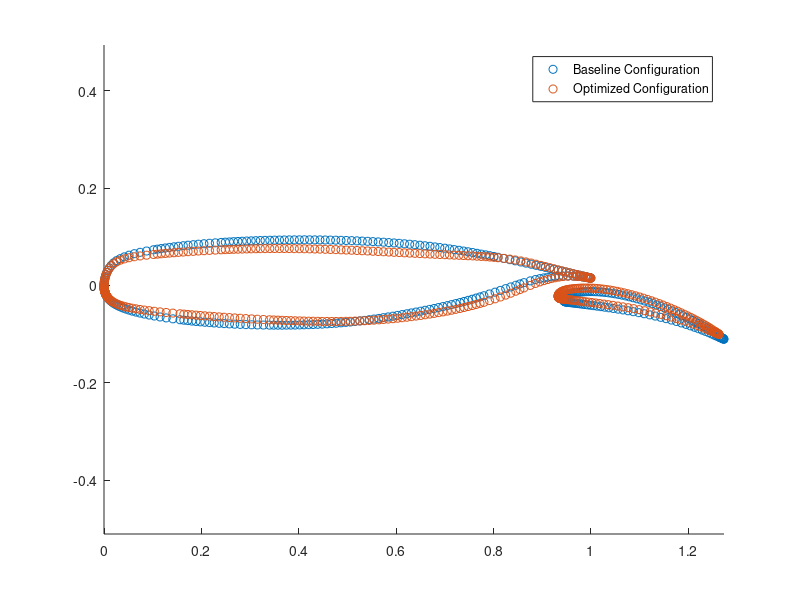

The MATLAB script that drew this image:
clear all;
close all;
clc;
format long;

load new.txt
load baseline.txt

xnew = new(:,2);
ynew = new(:,3);


x = baseline(:,2);
y = baseline(:,3);



scatter(x,y,'b*','DisplayName','Baseline Configuration');
%scatter(x,y,'b.');
hold on
axis equal tight;
scatter(xnew,ynew,'r.','DisplayName','Optimized Configuration');
%scatter(xnew,ynew,'r.');
[h, ~] = legend('show');